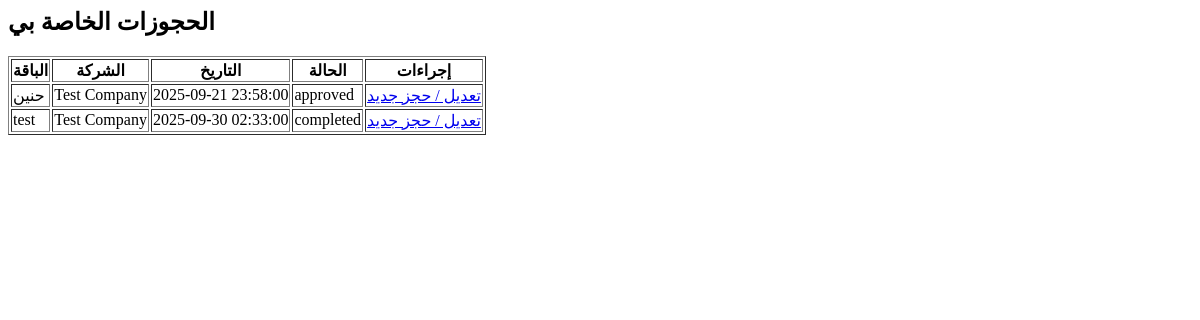
Page /bookings (signed in) on the earlier database version.
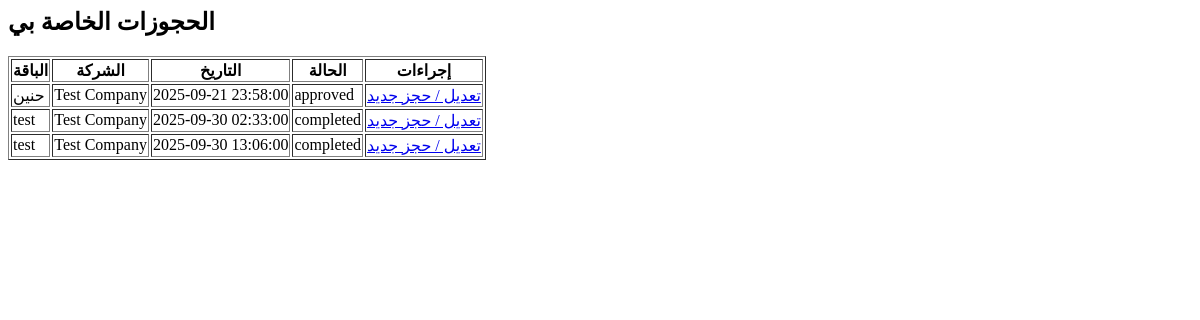
Same page on the later database version.
### models.py (models this page shows)
class Booking(db.Model):
    id = db.Column(db.Integer, primary_key=True)
    user_id = db.Column(db.Integer, db.ForeignKey('user.id'), nullable=False)
    package_id = db.Column(db.Integer, db.ForeignKey('package.id'), nullable=False)
    appointment_id = db.Column(db.Integer, db.ForeignKey('appointment.id'), nullable=True)
    company_id = db.Column(db.Integer, db.ForeignKey('company.id'), nullable=True)
    requested_at = db.Column(db.DateTime, default=datetime.utcnow)
    scheduled_for = db.Column(db.DateTime, nullable=True)
    notes = db.Column(db.Text, nullable=True)
    status = db.Column(db.String(50), default="pending")
    invoices = db.relationship('Invoice', backref='booking', lazy=True)
    consultations = db.relationship('Consultation', backref='booking', lazy=True)
    medical_reports = db.relationship('MedicalReport', backref='booking', lazy=True)
    selected_services = db.relationship(
        'BookingServiceSelection',
        backref='booking',
        lazy=True,
        cascade="all, delete-orphan"
    )
    status_history = db.relationship(
        'BookingStatusHistory',
        backref='booking',
        lazy=True,
        cascade="all, delete-orphan",
        order_by="BookingStatusHistory.created_at.desc()"
    )

class Package(db.Model):
    id = db.Column(db.Integer, primary_key=True)
    title = db.Column(db.String(100))
    description = db.Column(db.Text)
    image = db.Column(db.String(200))
    provider_id = db.Column(db.Integer, db.ForeignKey('company.id'))
    approved_by = db.Column(db.Integer, db.ForeignKey('admin.id'))
    status = db.Column(db.String(50), default="pending")
    admin_note = db.Column(db.Text)
    status_updated_at = db.Column(db.DateTime)
    services = db.relationship("PackageService", backref="package", lazy=True)
    bookings = db.relationship("Booking", backref="package", lazy=True)

class Company(db.Model):
    id = db.Column(db.Integer, primary_key=True)
    name = db.Column(db.String(150), nullable=False, unique=True)
    email = db.Column(db.String(120), nullable=False, unique=True)
    password = db.Column(db.String(200), nullable=False)
    address = db.Column(db.String(200))
    phone = db.Column(db.String(20))
    doctors = db.relationship("Doctor", backref="company", lazy=True)
    packages = db.relationship("Package", backref="provider", lazy=True)
    appointments = db.relationship("Appointment", backref="company", lazy=True)
    bookings = db.relationship("Booking", backref="company", lazy=True)
    notifications = db.relationship("Notification", backref="company", lazy=True)

### app.py (the view)
@app.route('/bookings')
def bookings():
    user_id = session.get("user_id")
    if not user_id:
        flash("يجب تسجيل الدخول أولاً", "danger")
        return redirect(url_for('login'))
    all_bookings = Booking.query.filter_by(user_id=user_id).all()
    return render_template('bookings.html', bookings=all_bookings)

### templates/bookings.html
<h2>الحجوزات الخاصة بي</h2>
<table border="1">
    <tr>
        <th>الباقة</th>
        <th>الشركة</th>
        <th>التاريخ</th>
        <th>الحالة</th>
        <th>إجراءات</th>
    </tr>
    {% for booking in bookings %}
    <tr>
        <td>{{ booking.package.title }}</td>
        <td>{{ booking.company.name }}</td>
        <td>{{ booking.scheduled_for }}</td>
        <td>{{ booking.status }}</td>
        <td>
            <a href="{{ url_for('book_package', package_id=booking.package.id) }}">تعديل / حجز جديد</a>
        </td>
    </tr>
    {% endfor %}
</table>

Differences in the rows shown:
added Booking: package "test", company.name "Test Company", scheduled_for "2025-09-30 13:06:00", status "completed"
